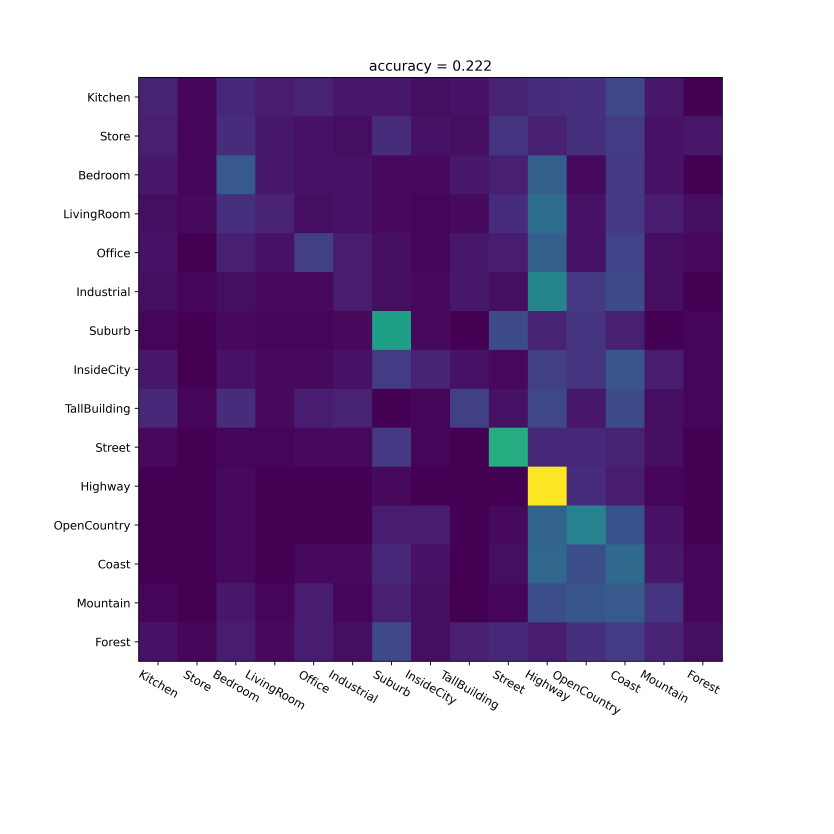
#> input picture HW3/figure_0.222.png, 5000 x 5000 px, given in place of image_0001.jpg, which was not available (shown at 1/6 size)
$ python 'scene recognition.py'
#> lines starting #> are read from the running program, lines starting #| are printed output that depends on the picture; pictures that were not available may be replaced by others from this repository, and a replacement may not be noted
# -*- coding: utf-8 -*-
"""
Created on Tue Mar 16 19:48:25 2021

@author: admin
"""


import os
import numpy as np
import cv2
import matplotlib.pyplot as plt
from sklearn.neighbors import NearestNeighbors
from sklearn.cluster import KMeans
from sklearn.svm import LinearSVC
from scipy import stats
from pathlib import Path, PureWindowsPath
from sklearn.neighbors import KNeighborsClassifier


def extract_dataset_info(data_path):
    # extract information from train.txt
#> called with data_path = './scene_classification_data'
    f = open(os.path.join(data_path, "train.txt"), "r")
#> (reads HW3/scene_classification_data/train.txt from the repository)
    contents_train = f.readlines()
    label_classes, label_train_list, img_train_list = [], [], []
    for sample in contents_train:
        sample = sample.split()
        label, img_path = sample[0], sample[1]
        if label not in label_classes:
            label_classes.append(label)
        label_train_list.append(sample[0])
        img_train_list.append(os.path.join(data_path, Path(PureWindowsPath(img_path))))
    print('Classes: {}'.format(label_classes))

    # extract information from test.txt
    f = open(os.path.join(data_path, "test.txt"), "r")
#> (reads HW3/scene_classification_data/test.txt from the repository)
    contents_test = f.readlines()
    label_test_list, img_test_list = [], []
    for sample in contents_test:
        sample = sample.split()
        label, img_path = sample[0], sample[1]
        label_test_list.append(label)
        img_test_list.append(os.path.join(data_path, Path(PureWindowsPath(img_path))))  # you can directly use img_path if you run in Windows

    return label_classes, label_train_list, img_train_list, label_test_list, img_test_list


def sift(*args, **kwargs):
    return cv2.xfeatures2d.SIFT_create(*args, **kwargs)

# [8 lines left out: function compute_dsift, not called in this run]


def get_tiny_image(img, output_size):
    # To do
    img = cv2.resize(img, output_size)
    mean = np.mean(img)
    std = img.std()
    feature = (img - mean)/std
    return feature


# [6 lines left out: function predict_knn, not called in this run]

def classify_function(label_classes, label_train_list, img_train_list, label_test_list, img_test_list, predict, feature_extract):
#> called with predict = 'knn', feature_extract = 'tiny'
    if feature_extract == 'bow':
        all_dense_feature = extract_train_dense(label_classes, label_train_list, img_train_list)
        vocab = build_visual_dictionary(all_dense_feature, 200)
        size = 25
        stride = 25
        k = 10
    if feature_extract == 'tiny':
        output_size = (16,16)
        k = 10
    feature_train = []
    label_train = []
    for i in range(len(label_train_list)):
        img = cv2.imread(img_train_list[i], 0)
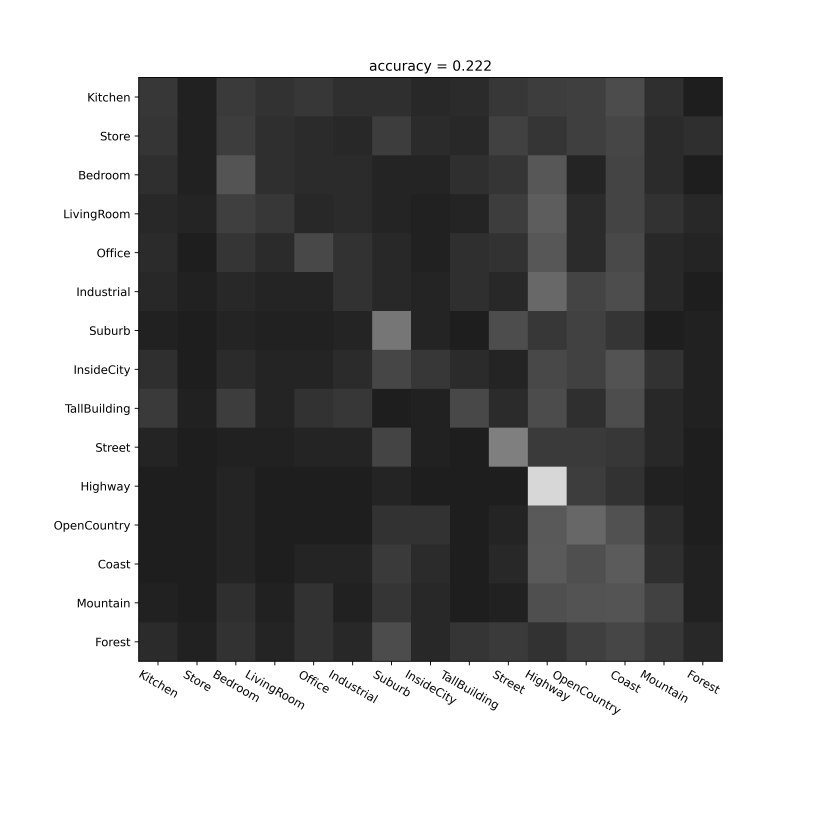
#> img: shape (5000, 5000) (shown at 1/6 size); min 0, max 255, mean 151.7
        if feature_extract == 'bow':
            feature = compute_dsift(img, stride, size)
            feature = compute_bow(feature, vocab)
        if feature_extract == 'tiny':
            feature = get_tiny_image(img, output_size)
#> in get_tiny_image, `mean = np.mean(img)`: mean = 147
#> in get_tiny_image, `std = img.std()`: std = 104.6
            feature = feature.reshape(output_size[0]*output_size[1])
#> feature = 256 values, max 1.03 at index 0, min -1.41 at index 177, mean 5.55e-17
        feature_train.append(feature)
        lab_tra = label_classes.index(label_train_list[i])
        label_train.append(lab_tra)
#> pass 2 of the loop in classify_function, `for i in range(len(label_train_list)):`:
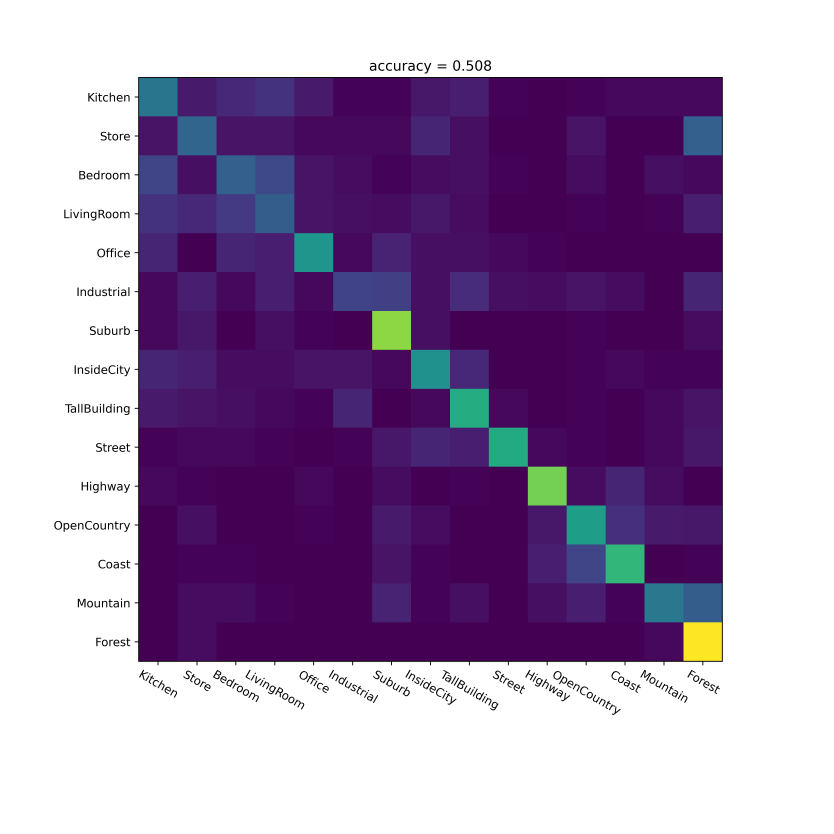
#> input picture HW3/figure_0.508.png, 5000 x 5000 px, given in place of image_0004.jpg, which was not available (shown at 1/6 size)
#> in classify_function, `img = cv2.imread(img_train_list[i], 0)`:
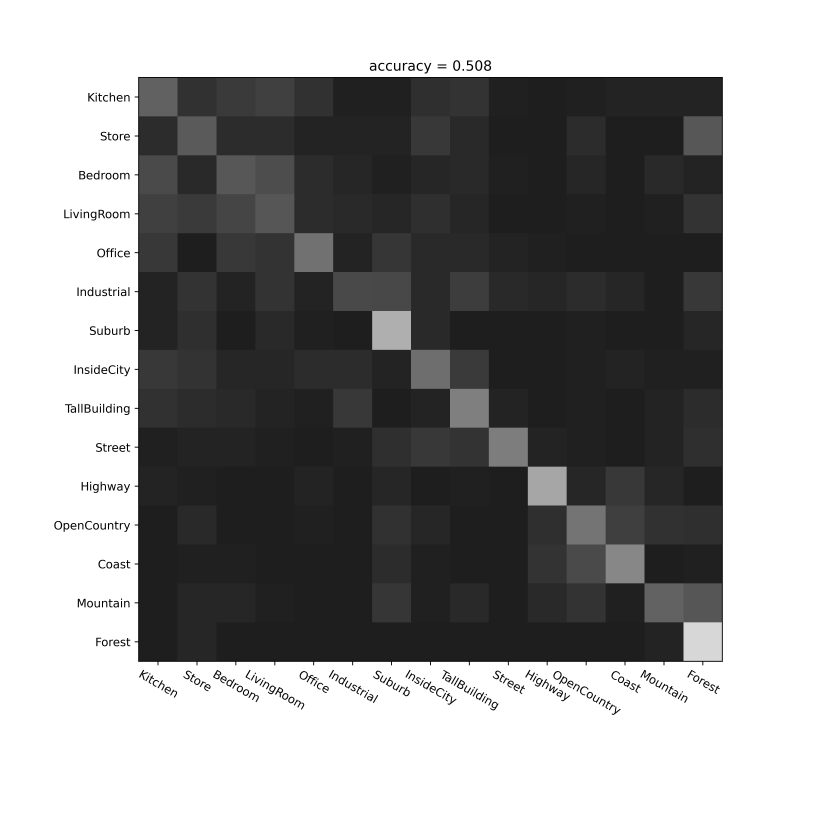
#> img: shape (5000, 5000) (shown at 1/6 size); min 0, max 255, mean 149.7
#> feature = 256 values, max 1.03 at index 0, min -1.35 at index 177, mean 6.94e-17
    feature_train = np.array(feature_train)
    label_train = np.array(label_train)
    # print('Train done')

    feature_test = []
    label_test = []
    for i in range(len(label_test_list)):
        img = cv2.imread(img_test_list[i], 0)
        if feature_extract == 'bow':
            feature = compute_dsift(img, stride, size)
            feature = compute_bow(feature, vocab)
        if feature_extract == 'tiny':
            feature = get_tiny_image(img, output_size)
            feature = feature.reshape(output_size[0]*output_size[1])
        feature_test.append(feature)
        lab_test = label_classes.index(label_test_list[i])
        label_test.append(lab_test)
    feature_test = np.array(feature_test)
    label_test = np.array(label_test)
    # print('Test done')

    # Check accuracy and confusion matrix
    if predict == 'knn':
        label_test_pred = predict_knn(feature_train, label_train, feature_test, k)
    if predict == 'SVM':
        label_test_pred = predict_svm(feature_train, label_train, feature_test, len(label_classes))
    confusion = np.zeros((len(label_classes), len(label_classes)))
    for i in range(len(label_test_list)):
        true_label = label_test[i]
        pred_label = label_test_pred[i]
        confusion[true_label][pred_label] = confusion[true_label][pred_label] + 1
    confusion_sum = np.sum(confusion, axis=1)
    accuracy_mat = (confusion.T/confusion_sum).T
    accuracy = 0
    for i in range(len(label_classes)):
        accuracy = accuracy + accuracy_mat[i][i]
    accuracy = accuracy/len(label_classes)
    return confusion, accuracy, label_classes


def classify_knn_tiny(label_classes, label_train_list, img_train_list, label_test_list, img_test_list):

    confusion, accuracy, label_classes = classify_function(label_classes, label_train_list, img_train_list, label_test_list, img_test_list, 'knn', 'tiny')

    visualize_confusion_matrix(confusion, accuracy, label_classes)
    print('Classify knn tiny done')
    return confusion, accuracy


# [89 lines left out: functions extract_train_dense, build_visual_dictionary, compute_bow, classify_knn_bow, predict_svm, classify_svm_bow and 1 more, not called in this run]


if __name__ == '__main__':
    # To do: replace with your dataset path
    label_classes, label_train_list, img_train_list, label_test_list, img_test_list = extract_dataset_info("./scene_classification_data")

#> (the run stopped early here; a loop or call above may not have finished)
